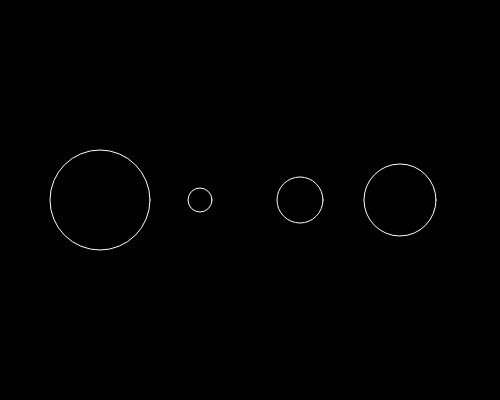
Frame 1 (no input)
Frame 60 (no input): identical to frame 1, image omitted
Frame 120 (the mouse pressed at the canvas centre since frame 60): identical to frame 1, image omitted

The p5.js sketch that drew this single still picture (run headless with seeded random() and noise() and a simulated clock; from frame 60 on, the mouse is pressed at the canvas centre):

// p5.js sketch
// ── sketch.js
var nums= [100,24,46,72];

function setup() {
createCanvas(500,400);
}

function draw() {
  background(0);
  stroke(255);
  noFill();
  for (i=0; i < 4; i++)
  ellipse (i*100+100,200,nums[i],nums[i]);

}
